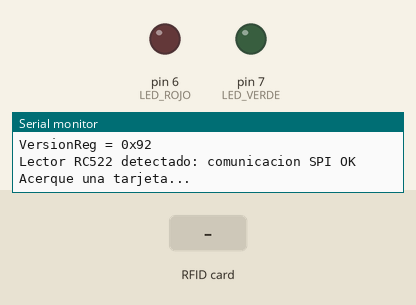
Bench run of a sketch on a simulated Arduino Uno, built with avr-gcc and run on an emulated ATmega328P. Parts: output pins drawn as LEDs (lit = HIGH), the last lines printed to the serial monitor. The inputs (shaded band) are chosen by the test bench. Pins used as bus, display or sensor lines are not drawn.

Above: at 1.3 s.
1.4 s: RFID card 01 35 D5 1C held to the reader
At 2.4 s:
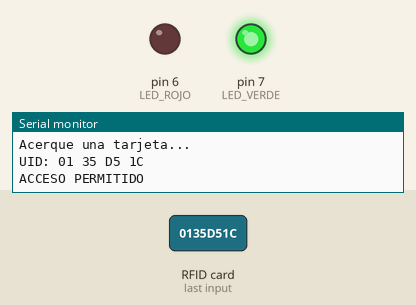
4.4 s: RFID card 5E 7A 19 C4 held to the reader
At 5.0 s:
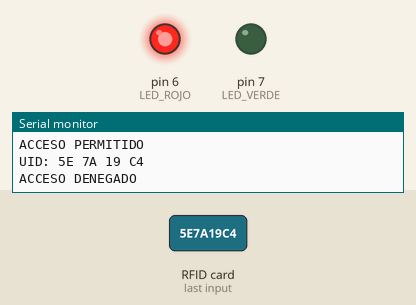
Timing chart, 0 to 7.9 s (numbered marks = the images above; inputs shaded):
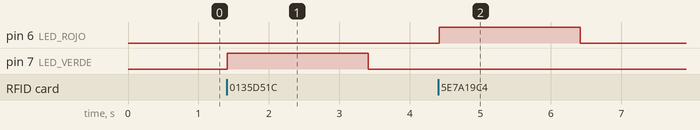

The sketch:

acceso.ino
```cpp
/*
  Control de acceso con RFID RC522 (SPI) - Arduino UNO/Nano

  CONEXIONES (RC522 -> Arduino)  ¡ALIMENTAR CON 3.3 V, NO 5 V!
    SDA (SS)  -> D10
    SCK       -> D13
    MOSI      -> D11
    MISO      -> D12
    RST       -> D9
    3.3V      -> 3.3V
    GND       -> GND
    IRQ       -> sin conectar

  LEDs (cada uno con resistencia de 220 ohm a GND):
    LED verde -> D7
    LED rojo  -> D6
*/

#include <SPI.h>
#include <MFRC522.h>

// ---------- Pines ----------
const byte SS_PIN  = 10;
const byte RST_PIN = 9;
const byte LED_VERDE = 7;
const byte LED_ROJO  = 6;

// ---------- Configuración ----------
const unsigned long TIEMPO_LED = 2000;  // ms que permanece encendido el LED

// UID autorizado: CAMBIA estos bytes por el UID de tu tarjeta
// (léelo primero con el Monitor Serie)
const byte UID_AUTORIZADO[] = {0x01, 0x35, 0xD5, 0x1C};
const byte TAM_UID_AUTORIZADO = sizeof(UID_AUTORIZADO);

MFRC522 rfid(SS_PIN, RST_PIN);

// ---------- Control de tiempo con millis() ----------
bool verdeEncendido = false;
bool rojoEncendido  = false;
unsigned long inicioVerde = 0;
unsigned long inicioRojo  = 0;

// Verifica comunicación leyendo el registro de versión del chip
bool lectorResponde() {
  byte version = rfid.PCD_ReadRegister(MFRC522::VersionReg);
  Serial.print(F("VersionReg = 0x"));
  Serial.println(version, HEX);
  // 0x00 o 0xFF significa que no hay comunicación SPI (ej. MISO desconectado)
  return (version != 0x00 && version != 0xFF);
}

void imprimirUID(const MFRC522::Uid &uid) {
  Serial.print(F("UID:"));
  for (byte i = 0; i < uid.size; i++) {
    Serial.print(' ');
    if (uid.uidByte[i] < 0x10) Serial.print('0');
    Serial.print(uid.uidByte[i], HEX);
  }
  Serial.println();
}

bool uidAutorizado(const MFRC522::Uid &uid) {
  if (uid.size != TAM_UID_AUTORIZADO) return false;
  return memcmp(uid.uidByte, UID_AUTORIZADO, TAM_UID_AUTORIZADO) == 0;
}

void setup() {
  Serial.begin(9600);
  while (!Serial) { ; }

  pinMode(LED_VERDE, OUTPUT);
  pinMode(LED_ROJO, OUTPUT);
  digitalWrite(LED_VERDE, LOW);
  digitalWrite(LED_ROJO, LOW);

  SPI.begin();
  rfid.PCD_Init();
  delay(50);

  if (lectorResponde()) {
    Serial.println(F("Lector RC522 detectado: comunicacion SPI OK"));
    Serial.println(F("Acerque una tarjeta..."));
  } else {
    Serial.println(F("ERROR: no hay comunicacion con el lector RC522"));
    Serial.println(F("Revise cableado (MISO, MOSI, SCK, SS, RST) y alimentacion 3.3 V"));
  }
}

void loop() {
  unsigned long ahora = millis();

  // --- Apagado automático de los LEDs (sin bloquear) ---
  if (verdeEncendido && (ahora - inicioVerde >= TIEMPO_LED)) {
    digitalWrite(LED_VERDE, LOW);
    verdeEncendido = false;
  }
  if (rojoEncendido && (ahora - inicioRojo >= TIEMPO_LED)) {
    digitalWrite(LED_ROJO, LOW);
    rojoEncendido = false;
  }

  // --- Lectura de tarjetas (siempre activa) ---
  if (!rfid.PICC_IsNewCardPresent()) return;
  if (!rfid.PICC_ReadCardSerial())   return;

  imprimirUID(rfid.uid);

  if (uidAutorizado(rfid.uid)) {
    Serial.println(F("ACCESO PERMITIDO"));
    digitalWrite(LED_VERDE, HIGH);
    verdeEncendido = true;
    inicioVerde = millis();          // reinicia el conteo de 2 s
    digitalWrite(LED_ROJO, LOW);     // apaga el rojo si estaba encendido
    rojoEncendido = false;
  } else {
    Serial.println(F("ACCESO DENEGADO"));
    digitalWrite(LED_ROJO, HIGH);
    rojoEncendido = true;
    inicioRojo = millis();
    // El LED verde NO se toca: si estaba encendido, sigue su propio conteo
  }

  rfid.PICC_HaltA();       // detiene la tarjeta actual
  rfid.PCD_StopCrypto1();  // termina la comunicación segura
}
```

Measured:
- after the input at 1.4 s, pin 7 (LED_VERDE): LOW → HIGH at once, → LOW 2.0 s later
- after the input at 4.4 s, pin 6 (LED_ROJO): LOW → HIGH at once, → LOW 2.0 s later
